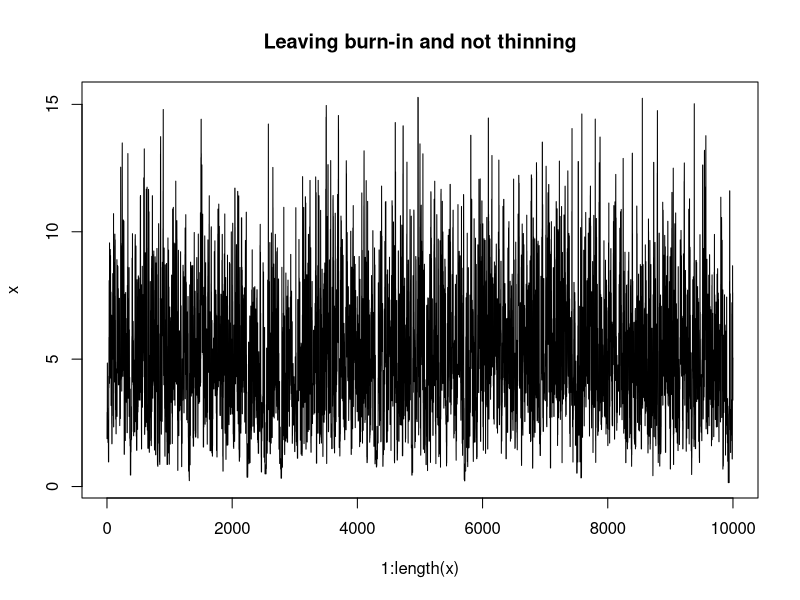
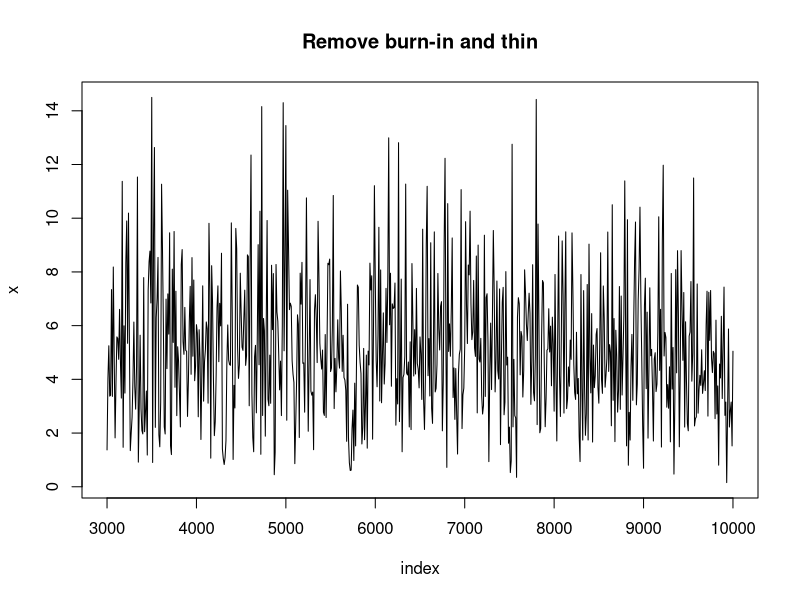

The R script that drew these images, in order:
## ---- chunk 1
knitr::opts_chunk$set(cache=TRUE, autodep=TRUE, cache.comments=TRUE)
## ---- chunk 2
simreps <- 10000
P <- matrix(data = c(0.99, 0.01, 0, 0.5, 0.4, 0.1, 0, 0.25, 0.75), nrow = 3, byrow = TRUE)
n <- nrow(P)
X <- numeric(simreps)
## for a healthy person at time 1
X[1] <- 1

for (t in 1:(simreps-1)) {
    X[t + 1] <- sample(x = 1:n, size = 1, prob = P[X[t], ])
}

cat("Healthy person to start")
table(X)
table(X) / length(X)

## for a severly ill person at time 1
X[1] <- 3

for (t in 1:(simreps-1)) {
    X[t + 1] <- sample(x = 1:n, size = 1, prob = P[X[t], ])
}

cat("Serevely ill person to start")
table(X)
table(X) / length(X)
## ---- chunk 3
## define Rayleigh density
f <- function(x, sigma) {
    if (any(x < 0)) return(0)
    stopifnot(sigma > 0)
    return((x / sigma^2) * exp(-x^2 / (2*sigma^2)))
}

## construct the chain
m <- 10000
sigma <- 4
x <- numeric(m)
x[1] <- rchisq(1, df = 1)
k <- 0 ## rejections to investigate efficiency
u <- runif(m) ## acceptance probabilities

for (i in 2:m) {
    xt <- x[i-1]
    y <- rchisq(1, df = xt)
    num <- f(y, sigma) * dchisq(xt, df = y)
    den <- f(xt, sigma) * dchisq(y, df = xt)
    if (u[i] <= num/den) {
        x[i] <- y 
    } else {
        ## y is rejected
        x[i] <- xt
        k <- k + 1
    }
}

print(k) / m
## ---- chunk 4
## go past burn-in and thin
index <- seq(3000, 10000, by = 10)
y1 <- x[index]
plot(1:length(x), x, type = "l", main = "Leaving burn-in and not thinning", ylab = "x")
plot(index, y1, type = "l", main = "Remove burn-in and thin", ylab = "x")
## ---- chunk 5
## expected value
mean(y1)
mean(x)
## in theory
sigma * sqrt(pi /2)
